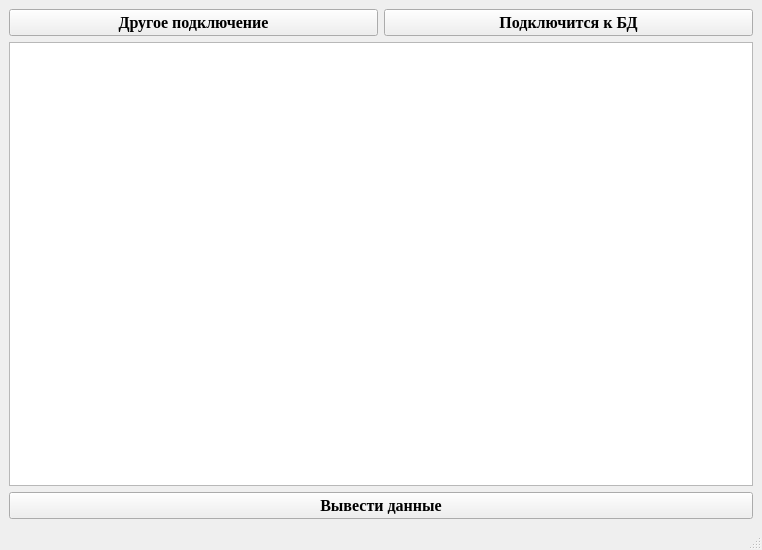
<?xml version="1.0" encoding="UTF-8"?>
<ui version="4.0">
 <class>testWindow</class>
 <widget class="QMainWindow" name="testWindow">
  <property name="geometry">
   <rect>
    <x>0</x>
    <y>0</y>
    <width>762</width>
    <height>550</height>
   </rect>
  </property>
  <property name="windowTitle">
   <string>Подключение к бд</string>
  </property>
  <property name="windowIcon">
   <iconset resource="Pictures.qrc">
    <normaloff>:/menuIcons/icons/dataBase.png</normaloff>:/menuIcons/icons/dataBase.png</iconset>
  </property>
  <widget class="QWidget" name="centralwidget">
   <layout class="QGridLayout" name="gridLayout">
    <item row="0" column="0">
     <widget class="QPushButton" name="pushButton">
      <property name="font">
       <font>
        <family>Times New Roman</family>
        <pointsize>12</pointsize>
        <weight>75</weight>
        <bold>true</bold>
       </font>
      </property>
      <property name="text">
       <string>Другое подключение</string>
      </property>
     </widget>
    </item>
    <item row="1" column="0" colspan="2">
     <widget class="QTableView" name="tableView"/>
    </item>
    <item row="2" column="0" colspan="2">
     <widget class="QPushButton" name="pushButton_3">
      <property name="font">
       <font>
        <family>Times New Roman</family>
        <pointsize>12</pointsize>
        <weight>75</weight>
        <bold>true</bold>
       </font>
      </property>
      <property name="text">
       <string>Вывести данные</string>
      </property>
     </widget>
    </item>
    <item row="0" column="1">
     <widget class="QPushButton" name="pushButton_2">
      <property name="font">
       <font>
        <family>Times New Roman</family>
        <pointsize>12</pointsize>
        <weight>75</weight>
        <bold>true</bold>
       </font>
      </property>
      <property name="text">
       <string>Подключится к БД</string>
      </property>
     </widget>
    </item>
   </layout>
  </widget>
  <widget class="QMenuBar" name="menubar">
   <property name="geometry">
    <rect>
     <x>0</x>
     <y>0</y>
     <width>762</width>
     <height>21</height>
    </rect>
   </property>
  </widget>
  <widget class="QStatusBar" name="statusbar"/>
 </widget>
 <resources>
  <include location="Pictures.qrc"/>
 </resources>
 <connections/>
</ui>
